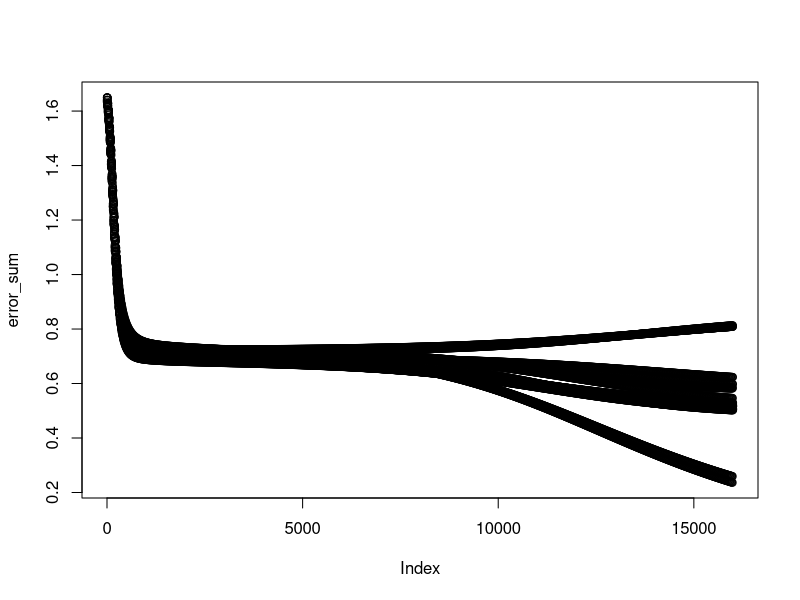
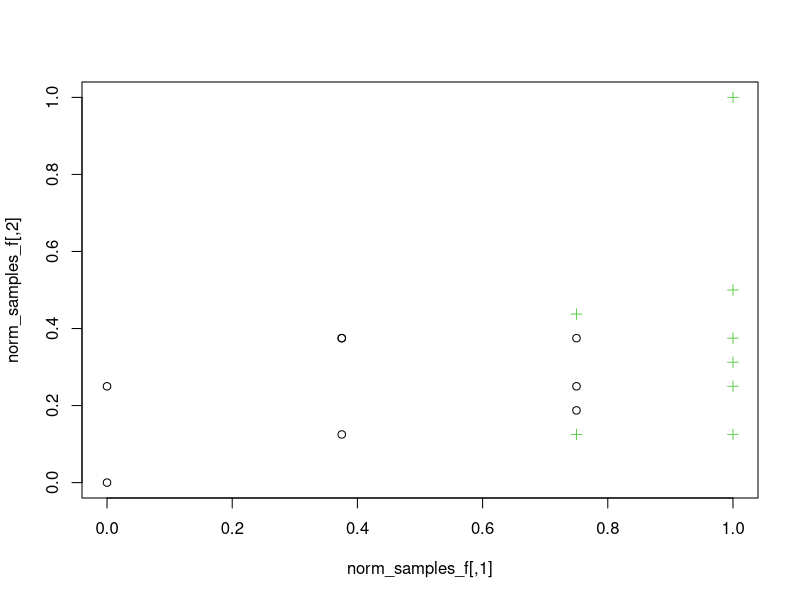
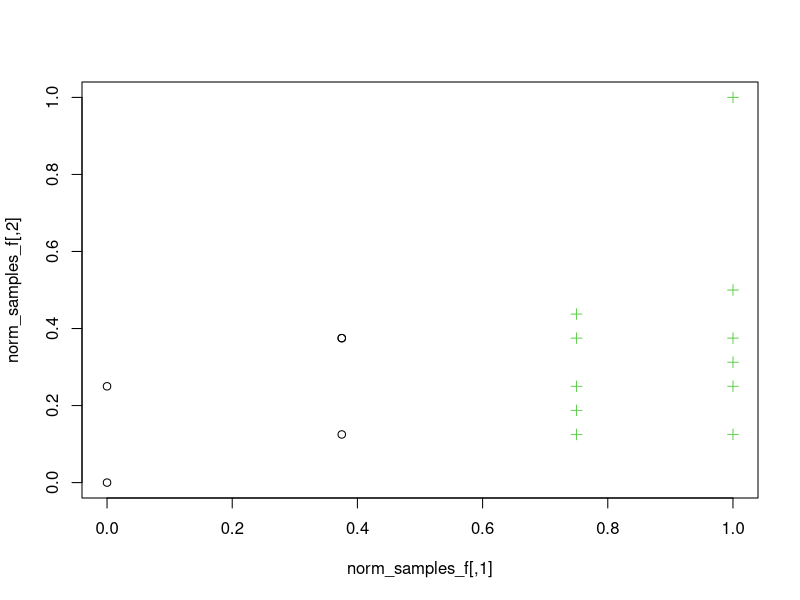
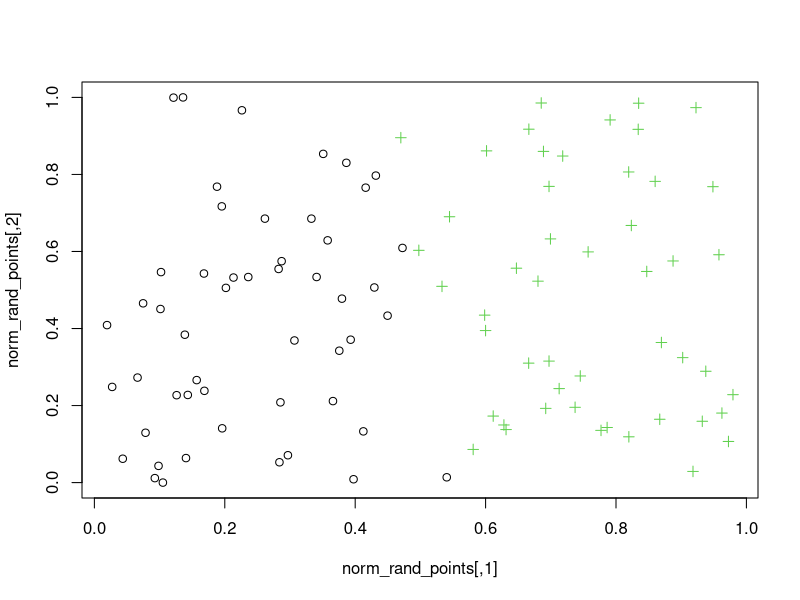

These figures' R source, in order:
set.seed(88)

library(scales)

ETA <<- 0.005

# input layer
NUM_FEATURES <<- 2
INPUT_WIDTH <<- NUM_FEATURES + 1 # (bias)

# hidden layer
HIDDEN_LAYER_WIDTH <<- 5
ANN_WIDTH <<- HIDDEN_LAYER_WIDTH + 1 # (bias)

# output layer
NUM_CLASSES <<- 4
OUTPUT_WIDTH <<- NUM_CLASSES

# ----------------               -                -----------
# num features + 1 (input axons) 6 (hidden_axons) num classes
# ----------------               -                -----------

# input layer
input_activation <<- matrix(data = 1,
                            nrow = INPUT_WIDTH,
                            ncol = 1)
input_axon_w <<- matrix(data = runif(n = HIDDEN_LAYER_WIDTH * INPUT_WIDTH),
                        nrow = INPUT_WIDTH,
                        ncol = HIDDEN_LAYER_WIDTH)
# hidden layer
hidden_deltas <<- matrix(data = 1,
                            nrow = HIDDEN_LAYER_WIDTH,
                            ncol = 1)
hidden_activation <<- matrix(data = 1,
                             nrow = ANN_WIDTH,
                             ncol = 1)
hidden_axon_w <<- matrix(data = runif(n = ANN_WIDTH * OUTPUT_WIDTH),
                         nrow = ANN_WIDTH,
                         ncol = OUTPUT_WIDTH)
# output layer
output_deltas <<- matrix(data = 1,
                            nrow = OUTPUT_WIDTH,
                            ncol = 1)
output_activation <<- matrix(data = 1,
                             nrow = OUTPUT_WIDTH,
                             ncol = 1)

activation_function <- function(x){
  ex <- exp(x)
  return(ex / (1 + ex))
}

activation_function_deriv <- function(x){
  ex <- exp(x)
  return(ex / (1 + ex) * (1 - (ex / (1 + ex))))
}

forward_prop <- function(training_sample_features){
  # input layer
  input_activation <<- c(training_sample_features,1)
  #print(input_activation)
  for(hidden_idx in 1:HIDDEN_LAYER_WIDTH){
    hidden_activation[hidden_idx] <<-
      activation_function(t(input_activation) %*%
                            input_axon_w[,hidden_idx])
  }
  #print(hidden_activation)
  
  #output layer
  for(output_idx in 1:OUTPUT_WIDTH){
    output_activation[output_idx] <<-
      activation_function(t(hidden_activation) %*%
                            hidden_axon_w[,output_idx])
  }
}

encode_class <- function(sample_class){
  ann_class_encoding <- numeric(NUM_CLASSES)
  ann_class_encoding[sample_class] <- 1
  return(ann_class_encoding)
}

calc_err <- function(sample_class){
  ann_class_encoding <- encode_class(sample_class)
  return(output_activation - ann_class_encoding)
}

backward_prop <- function(sample_class){
  output_deltas <<- calc_err(sample_class)
  
  for(hidden_idx in 1:HIDDEN_LAYER_WIDTH){
    hidden_deltas[hidden_idx] <<-
      activation_function_deriv(hidden_activation[hidden_idx]) *
      (hidden_axon_w[hidden_idx,] %*%
      output_deltas)
  }
  
  for(input_idx in 1:INPUT_WIDTH){
    input_axon_w[input_idx,] <<-
      input_axon_w[input_idx,] -
      (ETA *
      hidden_deltas[1:HIDDEN_LAYER_WIDTH] *
      input_activation[input_idx])
  }
  
  for(hidden_idx in 1:ANN_WIDTH){
    hidden_axon_w[hidden_idx,] <<-
      hidden_axon_w[hidden_idx,] -
      (ETA *
      output_deltas *
      hidden_activation[hidden_idx])
  }
  return(sqrt(sum((output_activation - encode_class(sample_class)) ^ 2)))
  #return(sum(output_deltas))
}

train <- function(training_samples_features, training_samples_classes){
  error_sum <- c()
  for(x in 1:1000){
    for(i in 1:nrow(training_samples_features)){
      forward_prop(training_samples_features[i,])
      error_sum <- c(error_sum,backward_prop(training_samples_classes[i]))
    }
  }
  plot(error_sum)
}

predict <- function(test_sample_features){
  forward_prop(test_sample_features)
  prediction <- output_activation
  #print(output_activation)
  return(which(prediction == max(prediction)))
}

predict_n <- function(test_samples_features){
  ps <- c()
  for(i in 1:nrow(test_samples_features)){
    ps <- c(ps,predict(test_samples_features[i,]))
  }
  return(ps)
}

samples_f <- matrix(
  c(0,0,
    0,.2,
    .3,.3,
    .3,.3,
    .3,.1,
    .6,.15,
    .6,.2,
    .6,.3,
    .6,.1,
    .6,.35,
    .8,.8,
    .8,.25,
    .8,.1,
    .8,.3,
    .8,.2,
    .8,.4),
  nrow = 16,
  ncol = 2,
  byrow = TRUE)

samples_c <- matrix(
  c(1,1,1,1,1,1,1,1,3,3,3,3,3,3,3,3),
  nrow = 16,
  ncol = 1,
  byrow = TRUE
)

norm_samples_f <- scales::rescale(samples_f, to = c(0,1))
train(norm_samples_f, samples_c)

plot(norm_samples_f,col=samples_c,pch=samples_c)

pred_train <- predict_n(norm_samples_f)
plot(norm_samples_f,col=pred_train,pch=pred_train)


rand_points <<- matrix(data = runif(n = 2 * 100),
                       nrow = 100,
                       ncol = 2)
norm_rand_points <- scales::rescale(rand_points, to = c(0,1))
pred_classes <- predict_n(norm_rand_points)
plot(norm_rand_points,col=pred_classes,pch=pred_classes)
